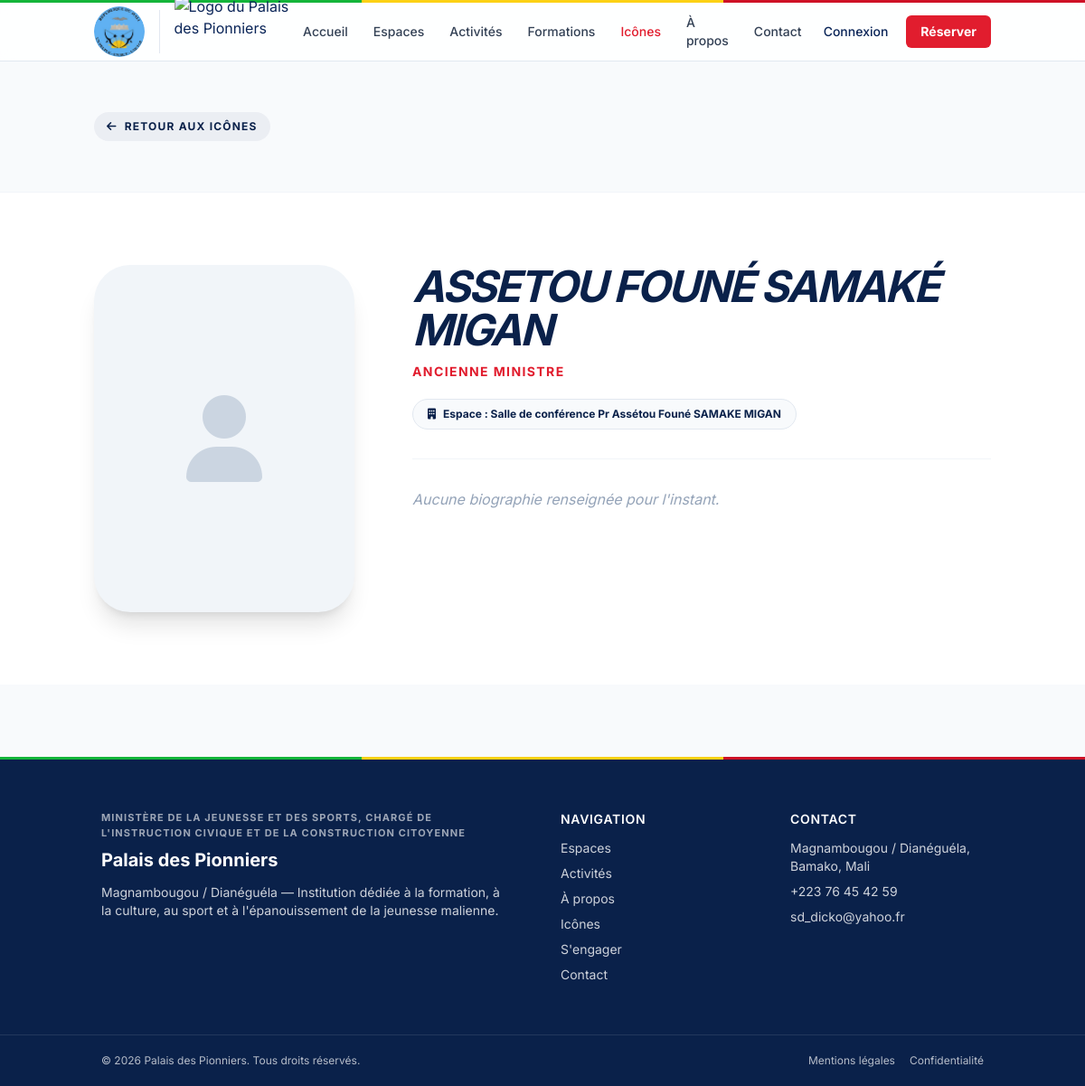
The app's page /personnalite.php?id=1 with its own data.
### tables this page shows
CREATE TABLE `personnalites` (
  `id` int(10) UNSIGNED NOT NULL,
  `nom` varchar(150) NOT NULL,
  `prenom` varchar(150) DEFAULT NULL,
  `titre` varchar(255) DEFAULT NULL COMMENT 'Ex: Écrivain, Homme politique, ancien Ministre...',
  `photo` varchar(255) DEFAULT NULL,
  `parcours` text DEFAULT NULL COMMENT 'Biographie / parcours',
  `espace_id` int(10) UNSIGNED DEFAULT NULL COMMENT 'Espace du Palais qui porte son nom, si applicable',
  `ordre` int(10) UNSIGNED NOT NULL DEFAULT 0,
  `created_at` timestamp NOT NULL DEFAULT current_timestamp()
);

CREATE TABLE `espaces` (
  `id` int(10) UNSIGNED NOT NULL,
  `nom` varchar(200) NOT NULL,
  `slug` varchar(200) NOT NULL,
  `categorie_id` int(10) UNSIGNED NOT NULL,
  `capacite` varchar(100) DEFAULT NULL,
  `description` text DEFAULT NULL,
  `equipements` text DEFAULT NULL,
  `mode_reservation` enum('creneau','sejour') NOT NULL DEFAULT 'creneau' COMMENT 'creneau = date + heure début/fin (salles, terrains) ; sejour = arrivée/départ en nuitées (hébergement)',
  `option_petit_dejeuner` tinyint(1) NOT NULL DEFAULT 0 COMMENT 'Propose un supplément petit-déjeuner au moment de la réservation',
  `option_vip` tinyint(1) NOT NULL DEFAULT 0 COMMENT 'Propose un supplément VIP (espace/accueil réservé aux personnalités) au moment de la réservation',
  `prix_vip` decimal(12,2) DEFAULT NULL COMMENT 'Montant du supplément VIP, si option_vip actif',
  `gerant_externe` varchar(255) DEFAULT NULL COMMENT 'Si renseigné, cet espace est loué/géré par un tiers — la réservation en ligne est désactivée et ce texte est affiché à la place',
  `gerant_nom` varchar(100) DEFAULT NULL COMMENT 'Nom du gestionnaire externe',
  `gerant_prenom` varchar(100) DEFAULT NULL COMMENT 'Prénom du gestionnaire externe',
  `gerant_email` varchar(150) DEFAULT NULL COMMENT 'Email du gestionnaire externe',
  `type_bail` enum('mensuel','trimestriel','semestriel','annuel') NOT NULL DEFAULT 'mensuel' COMMENT 'Périodicité du contrat de bail — détermine la fréquence attendue des paiements',
  `gerant_contact` varchar(100) DEFAULT NULL COMMENT 'Téléphone/contact du gestionnaire externe de cet espace',
  `gerant_user_id` int(10) UNSIGNED DEFAULT NULL COMMENT 'Compte client lié au bail, pour l''onglet "Mes Baux"',
  `resiliation_demandee` tinyint(1) NOT NULL DEFAULT 0,
  `resiliation_demandee_le` timestamp NULL DEFAULT NULL,
  `resiliation_note` text DEFAULT NULL COMMENT 'Motif donné par le client à la demande de résiliation',
  `groupe_batiment` varchar(150) DEFAULT NULL COMMENT 'Nom du bâtiment si cet espace fait partie d''un ensemble (ex: "Daba Modibo Keita")',
  `disponible` tinyint(1) NOT NULL DEFAULT 1,
  `created_at` timestamp NOT NULL DEFAULT current_timestamp()
);

### includes/auth.php (called while the page is built, shortened)
<?php
if (!function_exists('e')) {
    function e(?string $s): string
    {
        return htmlspecialchars(
            (string) $s,
            ENT_QUOTES | ENT_SUBSTITUTE,
            'UTF-8'
        );
    }
}

### personnalite.php (the view, shortened to what this page needs)
<?php
require_once __DIR__ . '/includes/auth.php';
$pdo = db();
$id = (int)($_GET['id'] ?? 0);
$stmt = $pdo->prepare("
    SELECT p.*, e.nom AS espace_nom, e.slug AS espace_slug FROM personnalites p
    LEFT JOIN espaces e ON e.id = p.espace_id
    WHERE p.id = ?
");
$stmt->execute([$id]);
$p = $stmt->fetch();
$nomComplet = trim(($p['prenom'] ?? '') . ' ' . $p['nom']);
require __DIR__ . '/includes/header.php';
?>
<section class="py-5 sm:py-14 bg-slate-50 border-b border-slate-100">
    <div class="container mx-auto px-4">
        <a href="personnalites.php" class="inline-flex items-center gap-2 text-xs font-black uppercase tracking-widest text-primary hover:text-accent transition bg-primary/5 hover:bg-accent/10 px-3.5 py-2 rounded-full">
            <i class="fas fa-arrow-left"></i> Retour aux icônes
        </a>
    </div>
</section>
<section class="py-6 sm:py-20 bg-white">
    <div class="container mx-auto px-4">
        <div class="grid lg:grid-cols-3 gap-5 lg:gap-16 max-w-5xl mx-auto">
            <div class="lg:col-span-1">
                <div class="aspect-[4/3] sm:aspect-[3/4] rounded-[2.5rem] overflow-hidden bg-slate-100 shadow-xl sm:sticky sm:top-24">
                    <?php if ($p['photo'] && file_exists(__DIR__ . '/assets/images/personnalites/' . $p['photo'])): ?>
                    <img src="assets/images/personnalites/<?= e($p['photo']) ?>" class="w-full h-full object-cover">
                    <?php else: ?>
                    <div class="w-full h-full flex items-center justify-center text-8xl text-slate-300"><i class="fas fa-user"></i></div>
                    <?php endif; ?>
                </div>
            </div>
            <div class="lg:col-span-2">
                <h1 class="text-3xl sm:text-5xl font-black text-primary uppercase italic tracking-tighter leading-none">
                    <?= e($nomComplet) ?>
                </h1>
                <?php if ($p['titre']): ?>
                <p class="text-sm font-bold text-accent uppercase tracking-widest mt-3"><?= e($p['titre']) ?></p>
                <?php endif; ?>
                <?php if ($p['espace_nom']): ?>
                <a href="espace.php?slug=<?= e($p['espace_slug']) ?>" class="inline-flex items-center gap-2 mt-5 text-xs font-black text-primary bg-slate-50 border border-slate-200 rounded-full px-4 py-2 hover:border-primary transition">
                    <i class="fas fa-building"></i> Espace : <?= e($p['espace_nom']) ?>
                </a>
                <?php endif; ?>
                <div class="mt-8 pt-8 border-t border-slate-100">
                    <?php if ($p['parcours']): ?>
                    <div class="max-w-none text-slate-700 leading-loose whitespace-pre-line text-base sm:text-lg">
                        <?= nl2br(e($p['parcours'])) ?>
                    </div>
                    <?php else: ?>
                    <p class="text-slate-400 italic">Aucune biographie renseignée pour l'instant.</p>
                    <?php endif; ?>
                </div>
            </div>
        </div>
    </div>
</section>
<?php require __DIR__ . '/includes/footer.php'; ?>

### includes/header.php (style rules this page uses)
body { font-family:Inter,sans-serif;background:#F8FAFC;color:#0A2558 }

### records on screen
personnalites: nomComplet "ASSETOU FOUNÉ SAMAKÉ MIGAN", titre "ANCIENNE MINISTRE", espace.nom "Salle de conférence Pr Assétou Founé SAMAKE MIGAN"

### other values on screen
$label "Accueil"
$label "Espaces"
$label "Activités"
$label "Formations"
$label "Icônes"
$label "À propos"
$label "Contact"
